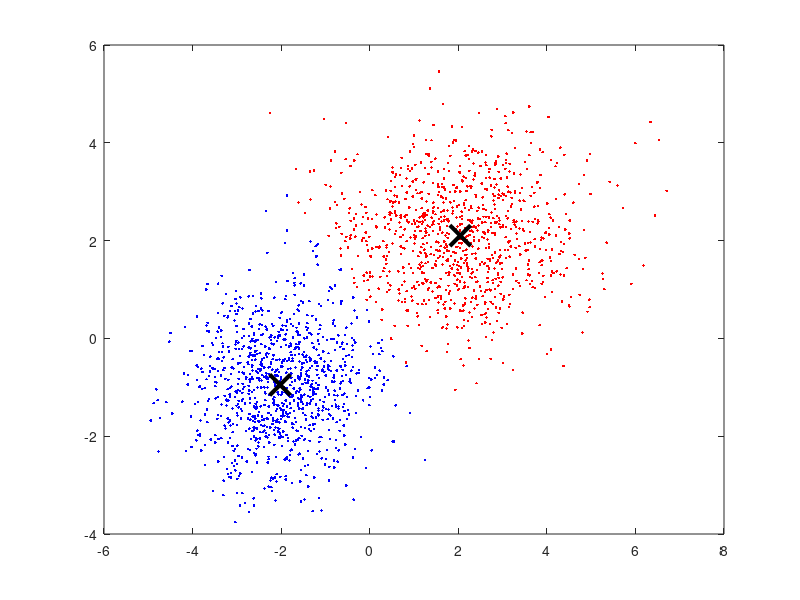

The MATLAB source for this figure:
load linSep_data
load nonLinSep_data2
load nonLinSep_data
X_data = X_nonLinSep;
[kmean_idx , C] = kmeans(X_data,2);
%plot(X_data(:,1), X_data(:,2),'.')
figure; plot(X_data(kmean_idx==1,1), X_data(kmean_idx==1,2),'r.'); hold on;
plot(X_data(kmean_idx == 2,1),X_data(kmean_idx == 2,2),'b.')
plot(C(:,1),C(:,2),'kx','MarkerSize',15, 'LineWidth',3)